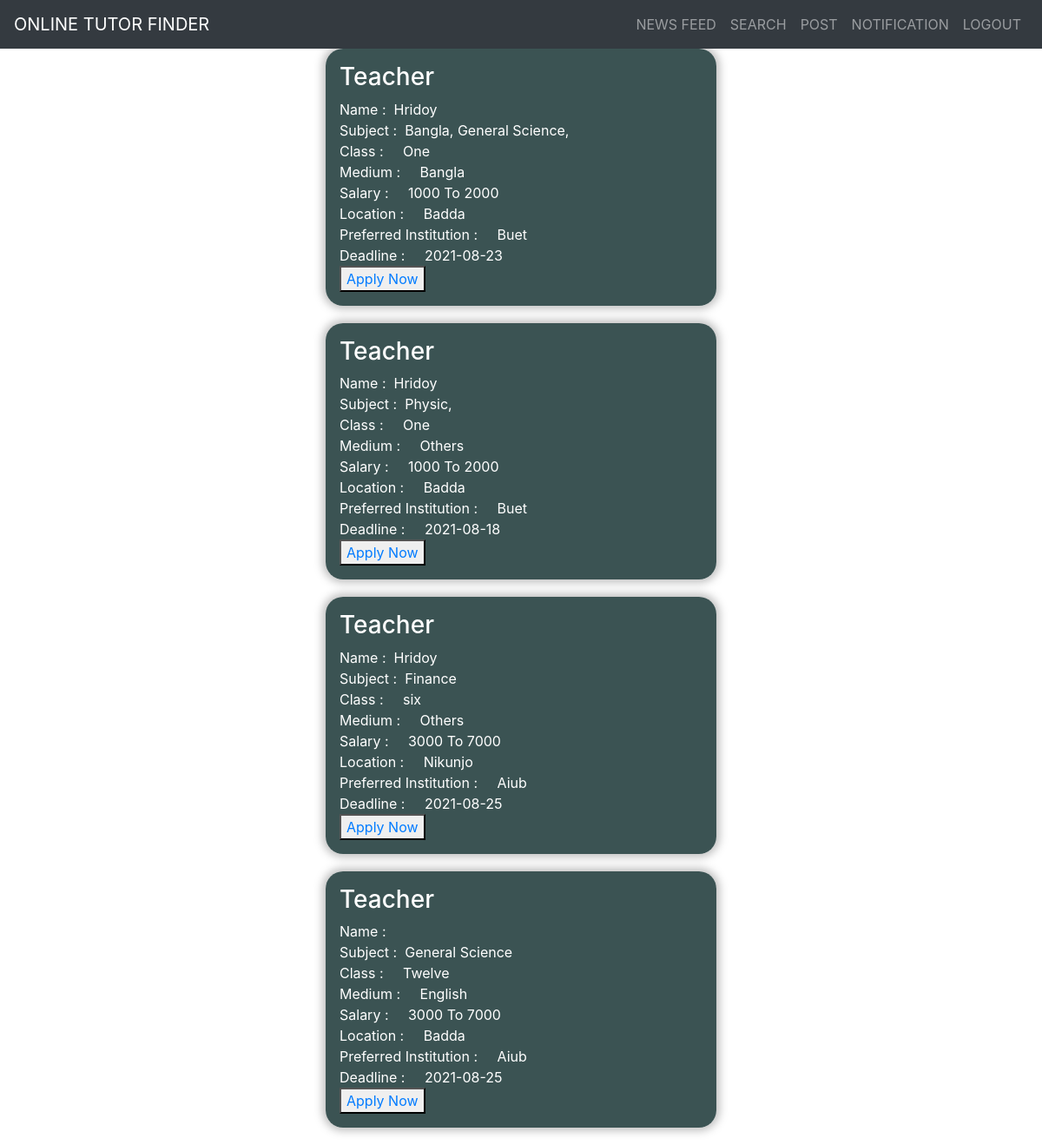
The app's page /NewsFeed.php (signed in) with its own data.
### tables this page shows
CREATE TABLE `posts` (
  `id` int(11) NOT NULL,
  `medium` varchar(100) NOT NULL,
  `subject` varchar(100) NOT NULL,
  `class` varchar(100) NOT NULL,
  `location` varchar(255) NOT NULL,
  `lowSal` int(100) NOT NULL,
  `highSal` int(100) NOT NULL,
  `institution` varchar(255) NOT NULL,
  `preftime` varchar(150) NOT NULL,
  `deadline` date NOT NULL,
  `userIdFk` int(10) NOT NULL,
  `name` varchar(50) NOT NULL,
  `status` varchar(10) NOT NULL
);

### NewsFeed.php (the view, shortened to what this page needs)
<!DOCTYPE html>
<html lang="en">
<head>
	<link rel="stylesheet" href="https://maxcdn.bootstrapcdn.com/bootstrap/4.0.0/css/bootstrap.min.css">
	<link rel="stylesheet" href="SStyle.css">
</head>
<body>
	<nav class="navbar navbar-expand-sm navbar-dark bg-dark ">
		<a href="#" class="navbar-brand"> ONLINE TUTOR FINDER </a>
		<ul class="navbar-nav ml-auto">
			<li class="nav-item"><a href="NewsFeed.php" class="nav-link "> NEWS FEED </a></li>
			<li class="nav-item"><a href="Search.php" class="nav-link "> SEARCH </a></li>
			<li class="nav-item"><a href="post.php" class="nav-link "> POST </a></li>
			<li class="nav-item"><a href="notification.php" class="nav-link "> NOTIFICATION </a></li>
			<li class="nav-item"><a href="logout.php" class="nav-link "> LOGOUT </a></li>
		</ul>
	</nav>
	<?php
	include 'control/database_connection.php';
		$q = "SELECT * FROM `posts` ORDER BY `id` DESC";
		$query = mysqli_query($conn,$q);
		while($res = mysqli_fetch_array($query)){
			if($_SESSION['status'] == $res['status'] && $_SESSION['status']!=3 ){
				continue;
			}
			elseif($_SESSION['status']==2 && $res['status']==0){
				continue;
			}
			else{
	?>
	<section class="Search_holder d-flex justify-content-center align-items-center">
		<form class="Search_form p-3" action="#" method="POST">
			<?php
				if($res['status']==1){
			?>
			<tr>
				<th align="left"> <h3>Teacher</h3> </th>
			</tr>
			<?php
				}
			?>
			<tr>
				<th align="left"> Name </th>
				<th align="left">:&nbsp;</th>
				<th align="left"><?php echo $res['name'] ?></th>
			</tr>
			<br>
			<tr>
				<th align="left"> Subject </th>
				<th align="left">:&nbsp;</th>
				<th align="left"><?php echo $res['subject'] ?></th>
			</tr>
			<br>
			<tr>
				<th align="left"> Class</th>
				<th align="left">: &nbsp; &nbsp;</th>
				<th align="left"> <?php echo $res['class'] ?> </th>
			</tr>
			<br>
			<tr>
				<th align="left"> Medium</th>
				<th align="left">: &nbsp; &nbsp;</th>
				<th align="left"> <?php echo $res['medium'] ?> </th>
			</tr>
			<br>
			<tr>
				<th align="left">Salary</th>
				<th align="left">: &nbsp; &nbsp;</th>
				<th align="left"><?php echo $res['lowSal'] ." To ". $res['highSal']; ?> </th>
			</tr>
			<br>
			<tr>
				<th align="left">Location</th>
				<th align="left">: &nbsp; &nbsp;</th>
				<th align="left"> <?php echo $res['location'] ?> </th>
			</tr>
			<br>
			<tr>
				<th align="left"> Preferred Institution</th>
				<th align="left">: &nbsp; &nbsp;</th>
				<th align="left"> <?php echo $res['institution'] ?> </th>
			</tr>
			<br>
			<tr>
				<th align="left"> Deadline</th>
				<th align="left">: &nbsp; &nbsp;</th>
				<th align="left"> <?php echo $res['deadline'] ?> </th>
			</tr>
			<br>
			<th align="left"><button> <a href="control/apply.php?id=<?php echo $res['id']; ?>"> Apply Now </a> </button></th>
		</form>
	</section>
	<?php
			}
		}
	?>
</body>
</html>

### SStyle.css (style rules this page uses)
.Search_form { width: 450px; background-color: #334d4df5; border-radius: 20px; box-shadow: 0 0 10px 4px rgba(128, 128, 128, 0.479); color:white; }
.Search_holder { height:-10%; margin-bottom: 20px; }

### records on screen
posts: status "Teacher", name "Hridoy", subject "Bangla, General Science,", class "One", medium "Bangla", lowSal "1000", highSal "2000", location "Badda", institution "Buet", deadline "2021-08-23"
posts: status "Teacher", name "Hridoy", subject "Physic,", class "One", medium "Others", lowSal "1000", highSal "2000", location "Badda", institution "Buet", deadline "2021-08-18"
posts: status "Teacher", name "Hridoy", subject "Finance", class "six", medium "Others", lowSal "3000", highSal "7000", location "Nikunjo", institution "Aiub", deadline "2021-08-25"
posts: status "Teacher", subject "General Science", class "Twelve", medium "English", lowSal "3000", highSal "7000", location "Badda", institution "Aiub", deadline "2021-08-25"
